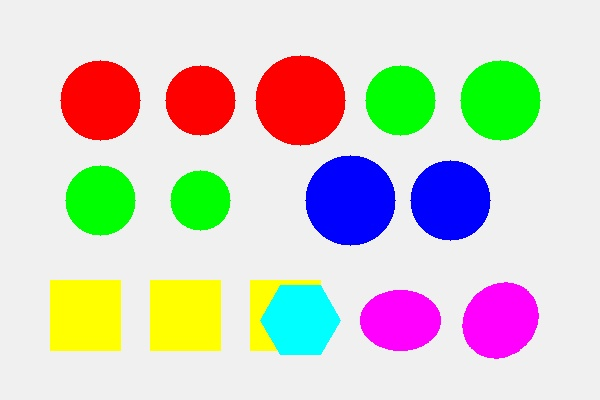
#> input picture taller-one/imagenes/ejemplo_circulos.jpg, 600 x 400 px; its folder holds only this picture in this run
$ python taller1_extraccion.py
#> lines starting #> are read from the running program, lines starting #| are printed output that depends on the picture; after the words box and inside, x2 and y2 are one past the last pixel; in counts of white or black regions, pixels touching at a corner belong together
"""
Taller 1 - Procesamiento de Imágenes y Video
Extracción de Objetos por Color
Autores: Abel Albuez Sanchez
Fecha: 11/09/2025
"""

import cv2
import numpy as np
import matplotlib.pyplot as plt
from sklearn.cluster import KMeans
from collections import Counter
import os
from datetime import datetime

class ExtractorObjetosColor:
    """
    Clase para extraer objetos de una imagen basándose en su color.
    """

    def __init__(self, ruta_imagen):
        """
        Inicializa el extractor con la imagen especificada.

        Parámetros:
        -----------
        ruta_imagen : str
            Ruta al archivo de imagen
        """
        self.ruta_imagen = ruta_imagen
        self.nombre_imagen = os.path.splitext(os.path.basename(ruta_imagen))[0]
        self.imagen_bgr = cv2.imread(ruta_imagen)
        if self.imagen_bgr is None:
            raise ValueError(f"No se pudo cargar la imagen: {ruta_imagen}")

        self.imagen_rgb = cv2.cvtColor(self.imagen_bgr, cv2.COLOR_BGR2RGB)
        self.imagen_hsv = cv2.cvtColor(self.imagen_bgr, cv2.COLOR_BGR2HSV)
        self.altura, self.ancho = self.imagen_bgr.shape[:2]

        print(f"\nImagen cargada: {os.path.basename(ruta_imagen)}")
        print(f"Dimensiones: {self.ancho}x{self.altura} píxeles")

    def identificar_colores_dominantes(self, n_colores=6, mostrar=True):
        """
        Identifica los colores dominantes en la imagen usando K-means.

        Parámetros:
        -----------
        n_colores : int
            Número de colores a identificar
        mostrar : bool
            Si se debe mostrar la paleta de colores

        Retorna:
        --------
        colores_bgr : numpy.ndarray
            Array con los colores dominantes en formato BGR
        """
        # Reducir tamaño para eficiencia
        factor_reduccion = max(1, int(np.sqrt(self.altura * self.ancho / 10000)))
        imagen_reducida = self.imagen_bgr[::factor_reduccion, ::factor_reduccion]

        # Reshape para K-means
        pixeles = imagen_reducida.reshape(-1, 3)

        # Aplicar K-means
        print(f"Aplicando K-means con {n_colores} clusters...")
        kmeans = KMeans(n_clusters=n_colores, random_state=42, n_init=10)
        etiquetas = kmeans.fit_predict(pixeles)

        # Obtener colores centroides
        colores_bgr = kmeans.cluster_centers_.astype(int)

        # Ordenar por frecuencia
        contador_etiquetas = Counter(etiquetas)
        indices_ordenados = [i for i, _ in contador_etiquetas.most_common()]
        colores_bgr = colores_bgr[indices_ordenados]

        if mostrar:
            self._mostrar_paleta_colores(colores_bgr)

        return colores_bgr

    def _mostrar_paleta_colores(self, colores_bgr):
        """Muestra la paleta de colores identificados."""
        n_colores = len(colores_bgr)
        fig, axes = plt.subplots(1, n_colores, figsize=(2*n_colores, 2))

        if n_colores == 1:
            axes = [axes]

        for i, color_bgr in enumerate(colores_bgr):
            color_rgb = color_bgr[::-1]
            axes[i].imshow([[color_rgb/255.0]])
            axes[i].set_title(f"Color {i+1}", fontsize=10)
            axes[i].axis('off')

            # Mostrar valores RGB
            axes[i].text(0.5, -0.1, f"RGB({color_rgb[0]},{color_rgb[1]},{color_rgb[2]})",
                        transform=axes[i].transAxes, ha='center', fontsize=8)

        plt.suptitle(f"Colores Dominantes - {self.nombre_imagen}")
        plt.tight_layout()

        # Guardar la paleta
        carpeta_resultado = os.path.join("resultados", self.nombre_imagen)
        os.makedirs(carpeta_resultado, exist_ok=True)
        plt.savefig(os.path.join(carpeta_resultado, "paleta_colores.png"), dpi=150, bbox_inches='tight')
        plt.close()

    def calcular_rangos_color(self, color_bgr, metodo='hsv', tolerancia=None):
        """
        Calcula los rangos de valores para segmentar un color específico.

        Parámetros:
        -----------
        color_bgr : array-like
            Color en formato BGR
        metodo : str
            Método de segmentación ('hsv', 'rgb', 'lab')
        tolerancia : dict
            Tolerancias para cada canal. Si es None, usa valores por defecto

        Retorna:
        --------
        rangos : list
            Lista de tuplas (min, max) para cada rango
        """
        if tolerancia is None:
            if metodo == 'hsv':
                tolerancia = {'h': 10, 's': 50, 'v': 50}
            elif metodo == 'rgb':
                tolerancia = {'r': 30, 'g': 30, 'b': 30}
            elif metodo == 'lab':
                tolerancia = {'l': 30, 'a': 20, 'b': 20}

        if metodo == 'hsv':
            return self._rangos_hsv(color_bgr, tolerancia)
        elif metodo == 'rgb':
            return self._rangos_rgb(color_bgr, tolerancia)
        elif metodo == 'lab':
            return self._rangos_lab(color_bgr, tolerancia)
        else:
            raise ValueError(f"Método no soportado: {metodo}")

    def _rangos_hsv(self, color_bgr, tolerancia):
        """Calcula rangos en espacio HSV."""
        # Convertir color a HSV
        color_hsv = cv2.cvtColor(np.uint8([[color_bgr]]), cv2.COLOR_BGR2HSV)[0][0]
        h, s, v = color_hsv

        tol_h = tolerancia['h']
        tol_s = tolerancia['s']
        tol_v = tolerancia['v']

        # Manejar caso especial del rojo (H cerca de 0 o 180)
        if h < tol_h or h > 180 - tol_h:
            # Dos rangos para el rojo
            rango1 = (np.array([0, max(0, s-tol_s), max(0, v-tol_v)]),
                     np.array([tol_h, min(255, s+tol_s), min(255, v+tol_v)]))
            rango2 = (np.array([180-tol_h, max(0, s-tol_s), max(0, v-tol_v)]),
                     np.array([180, min(255, s+tol_s), min(255, v+tol_v)]))
            return [rango1, rango2]
        else:
            # Un solo rango para otros colores
            return [(np.array([max(0, h-tol_h), max(0, s-tol_s), max(0, v-tol_v)]),
                    np.array([min(180, h+tol_h), min(255, s+tol_s), min(255, v+tol_v)]))]

    # [22 lines left out: functions _rangos_rgb, _rangos_lab, not called in this run]

    def segmentar_color(self, color_bgr, metodo='hsv', tolerancia=None,
                       limpiar=True, area_minima=100):
        """
        Segmenta objetos de un color específico.

        Parámetros:
        -----------
        color_bgr : array-like
            Color objetivo en BGR
        metodo : str
            Espacio de color a usar
        tolerancia : dict
            Tolerancias personalizadas
        limpiar : bool
            Si aplicar operaciones morfológicas
        area_minima : int
            Área mínima de objetos a considerar (en píxeles)

        Retorna:
        --------
        mascara : numpy.ndarray
            Máscara binaria
        contornos : list
            Lista de contornos encontrados
        estadisticas : dict
            Estadísticas de la segmentación
        """
        # Calcular rangos
        rangos = self.calcular_rangos_color(color_bgr, metodo, tolerancia)

        # Seleccionar imagen en el espacio correcto
        if metodo == 'hsv':
            imagen_espacio = self.imagen_hsv
        elif metodo == 'rgb':
            imagen_espacio = self.imagen_bgr
        elif metodo == 'lab':
            imagen_espacio = cv2.cvtColor(self.imagen_bgr, cv2.COLOR_BGR2LAB)

        # Crear máscara combinando todos los rangos
        mascara = np.zeros((self.altura, self.ancho), dtype=np.uint8)
        for rango_min, rango_max in rangos:
            mascara_parcial = cv2.inRange(imagen_espacio, rango_min, rango_max)
            mascara = cv2.bitwise_or(mascara, mascara_parcial)

        # Limpiar máscara si se solicita
        if limpiar:
            mascara = self._limpiar_mascara(mascara, area_minima)

        # Encontrar contornos
        contornos, _ = cv2.findContours(mascara, cv2.RETR_EXTERNAL,
                                       cv2.CHAIN_APPROX_SIMPLE)

        # Calcular estadísticas
        areas = [cv2.contourArea(c) for c in contornos]
        estadisticas = {
            'num_objetos': len(contornos),
            'area_total': np.sum(mascara > 0),
            'porcentaje_imagen': 100 * np.sum(mascara > 0) / (self.altura * self.ancho),
            'areas_objetos': areas,
            'area_promedio': np.mean(areas) if areas else 0,
            'area_maxima': np.max(areas) if areas else 0,
            'area_minima': np.min(areas) if areas else 0
        }

        return mascara, contornos, estadisticas

    def _limpiar_mascara(self, mascara, area_minima):
        """Aplica operaciones morfológicas para limpiar la máscara."""
        # Operaciones morfológicas
        kernel_pequeno = np.ones((3,3), np.uint8)
        kernel_grande = np.ones((5,5), np.uint8)

        # Eliminar ruido pequeño
        mascara = cv2.morphologyEx(mascara, cv2.MORPH_OPEN, kernel_pequeno)

        # Cerrar huecos
        mascara = cv2.morphologyEx(mascara, cv2.MORPH_CLOSE, kernel_grande)

        # Filtrar por área mínima
        num_labels, labels, stats, _ = cv2.connectedComponentsWithStats(mascara)
        mascara_filtrada = np.zeros_like(mascara)

        for i in range(1, num_labels):
            if stats[i, cv2.CC_STAT_AREA] >= area_minima:
                mascara_filtrada[labels == i] = 255

        return mascara_filtrada

    def extraer_multiples_colores(self, colores_bgr, num_colores=4,
                                 metodo='hsv', mostrar=True):
        """
        Extrae objetos de múltiples colores.

        Parámetros:
        -----------
        colores_bgr : numpy.ndarray
            Array de colores en BGR
        num_colores : int
            Número de colores a extraer
        metodo : str
            Método de segmentación
        mostrar : bool
            Si mostrar resultados

        Retorna:
        --------
        resultados : dict
            Diccionario con resultados por color
        """
        resultados = {}
        num_colores = min(num_colores, len(colores_bgr))

        print(f"\nExtrayendo objetos de {num_colores} colores...")

        for i in range(num_colores):
            print(f"\nProcesando color {i+1}/{num_colores}...")
            color_bgr = colores_bgr[i]

            # Probar con diferentes tolerancias si es necesario
            mejor_resultado = None
            mejor_num_objetos = 0

            for factor_tolerancia in [1.0, 1.5, 0.7]:
                if metodo == 'hsv':
                    tolerancia = {
                        'h': int(10 * factor_tolerancia),
                        's': int(50 * factor_tolerancia),
                        'v': int(50 * factor_tolerancia)
                    }
                else:
                    tolerancia = None

                mascara, contornos, stats = self.segmentar_color(
                    color_bgr, metodo, tolerancia
                )

                if stats['num_objetos'] > mejor_num_objetos:
                    mejor_resultado = (mascara, contornos, stats)
                    mejor_num_objetos = stats['num_objetos']

            mascara, contornos, stats = mejor_resultado

            resultados[f'color_{i+1}'] = {
                'color_bgr': color_bgr,
                'color_rgb': color_bgr[::-1],
                'mascara': mascara,
                'contornos': contornos,
                'estadisticas': stats
            }

            print(f"  - Objetos encontrados: {stats['num_objetos']}")
            print(f"  - Área total: {stats['area_total']} píxeles")
            print(f"  - Porcentaje de imagen: {stats['porcentaje_imagen']:.2f}%")

        if mostrar:
            self.visualizar_resultados(resultados)

        return resultados

    # [177 lines left out: functions visualizar_resultados, guardar_mascaras, generar_reporte, analizar_problemas_segmentacion, not called in this run]


def procesar_imagen(ruta_imagen, num_colores_extraer=4):
    """Procesa una imagen completa."""
    try:
        print("\n" + "="*70)
        print(f"PROCESANDO: {os.path.basename(ruta_imagen)}")
        print("="*70)

        # Crear extractor
        extractor = ExtractorObjetosColor(ruta_imagen)

        # Crear carpeta de resultados para esta imagen
        carpeta_resultado = os.path.join("resultados", extractor.nombre_imagen)
        os.makedirs(carpeta_resultado, exist_ok=True)

        # Paso 1: Identificar colores dominantes
        print("\nPaso 1: Identificando colores dominantes...")
        colores = extractor.identificar_colores_dominantes(n_colores=6)

        # Paso 2: Extraer objetos de colores
        print(f"\nPaso 2: Extrayendo objetos de {num_colores_extraer} colores...")
        resultados = extractor.extraer_multiples_colores(colores, num_colores=num_colores_extraer)

        # Paso 3: Análisis de problemas (solo para el primer color)
        print("\nPaso 3: Analizando problemas de segmentación...")
        analizar_problemas_segmentacion(extractor, colores[0], "Color_1")

        # Paso 4: Guardar resultados
        print("\nPaso 4: Guardando resultados...")
        extractor.guardar_mascaras(resultados)
        extractor.generar_reporte(resultados)

        print(f"\n✅ Procesamiento completado para {extractor.nombre_imagen}")
        print(f"   Resultados guardados en: resultados/{extractor.nombre_imagen}/")

        return True

    except Exception as e:
        print(f"\n❌ Error procesando {ruta_imagen}: {e}")
        import traceback
        traceback.print_exc()
        return False


# [22 lines left out: function generar_reporte_general, not called in this run]


# Función principal para ejecutar el taller
def main():
    """Función principal del programa."""
    print("TALLER 1 - EXTRACCIÓN DE OBJETOS POR COLOR")
    print("="*70)
    print("Autor: Abel Albuez Sanchez")
    print("Fecha: 11/09/2025")
    print("="*70)

    # Verificar que existe la carpeta de imágenes
    if not os.path.exists("imagenes"):
        print("\n❌ Error: No se encuentra la carpeta 'imagenes/'")
        print("   Ejecute primero el script setup.py para generar las imágenes de ejemplo")
        return

    # Obtener lista de imágenes a procesar
    imagenes = []
    extensiones = ['.jpg', '.jpeg', '.png', '.bmp']

    for archivo in os.listdir("imagenes"):
        if any(archivo.lower().endswith(ext) for ext in extensiones):
            imagenes.append(os.path.join("imagenes", archivo))

    if not imagenes:
        print("\n❌ No se encontraron imágenes en la carpeta 'imagenes/'")
        return

    print(f"\n📁 Se encontraron {len(imagenes)} imágenes para procesar:")
    for img in imagenes:
        print(f"   • {os.path.basename(img)}")

    # Crear carpeta principal de resultados
    os.makedirs("resultados", exist_ok=True)

    # Procesar cada imagen
    imagenes_procesadas = []
    print("\n🔄 Iniciando procesamiento de imágenes...")

    for imagen in imagenes:
        if procesar_imagen(imagen):
            imagenes_procesadas.append(imagen)
#> this loop made 1 pass
#> (printed output is left out)
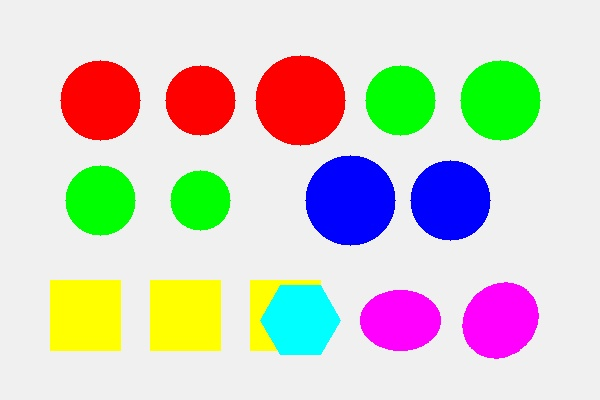
#> input picture taller-one/imagenes/ejemplo_circulos.jpg, 600 x 400 px
#> pass 1, in identificar_colores_dominantes, `imagen_reducida = self.imagen_bgr[::factor_reduccion, ::factor_reducci..`:
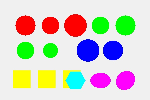
#> imagen_reducida: shape (100, 150, 3); mean B, G, R 198.7, 206.7, 210.6
#> pass 1, in _mostrar_paleta_colores, `plt.savefig(os.path.join(carpeta_resultado, "paleta_colores.png"), dpi..`:
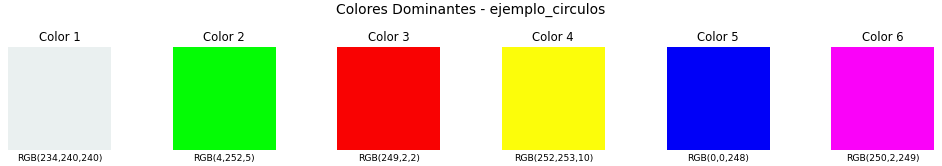
#> figure drawn by matplotlib, 6 panels

    # Generar reporte general
    if imagenes_procesadas:
        generar_reporte_general(imagenes_procesadas)

    # Resumen final
    print("\n" + "="*70)
    print("RESUMEN FINAL")
    print("="*70)
    print(f"✅ Imágenes procesadas exitosamente: {len(imagenes_procesadas)}/{len(imagenes)}")
    print("\n📂 Estructura de resultados generada:")
    print("   resultados/")

    for imagen in imagenes_procesadas:
        nombre = os.path.splitext(os.path.basename(imagen))[0]
        print(f"   ├── {nombre}/")
        print(f"   │   ├── paleta_colores.png")
        print(f"   │   ├── resultados_visualizacion.png")
        print(f"   │   ├── analisis_problemas_Color_1.png")
        print(f"   │   ├── mascara_color_1.png")
        print(f"   │   ├── mascara_color_2.png")
        print(f"   │   ├── mascara_color_3.png")
        print(f"   │   ├── mascara_color_4.png")
        print(f"   │   └── reporte.txt")

    print(f"   └── reporte_general_*.txt")

    print("\n✨ ¡Procesamiento completado exitosamente!")


if __name__ == "__main__":
    main()

$ run again, on taller-one/imagenes/ejemplo_formas.jpg
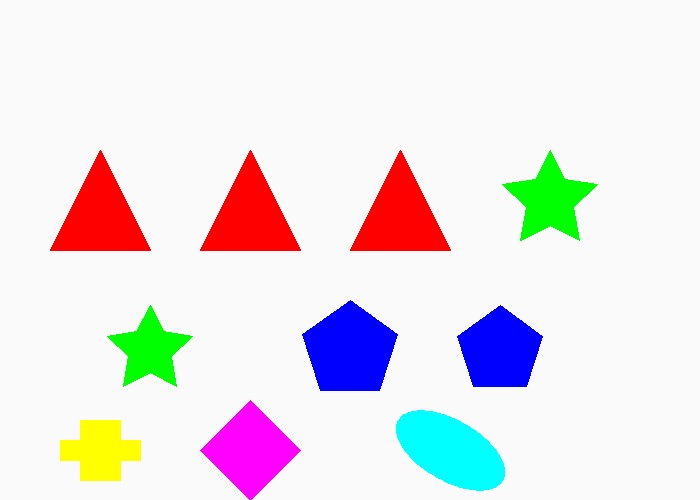
#> input picture taller-one/imagenes/ejemplo_formas.jpg, 700 x 500 px
#> the loop in main, `for imagen in imagenes:` made 1 pass
#> (printed output is left out)
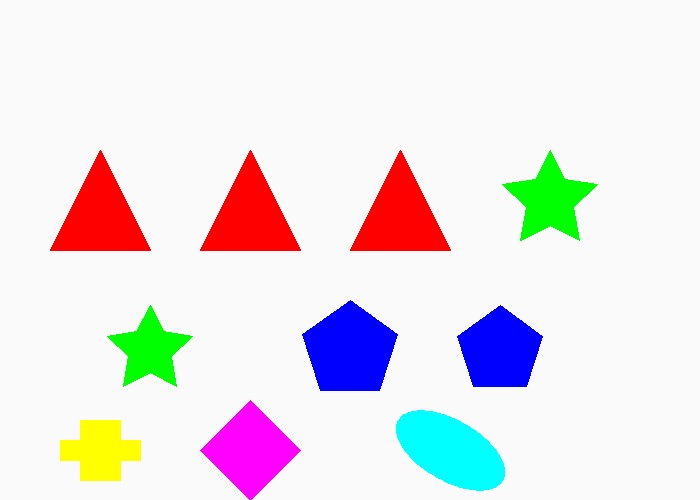
#> input picture taller-one/imagenes/ejemplo_formas.jpg, 700 x 500 px
#> pass 1, in identificar_colores_dominantes, `imagen_reducida = self.imagen_bgr[::factor_reduccion, ::factor_reducci..`:
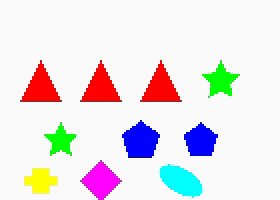
#> imagen_reducida: shape (100, 140, 3) (shown 2 times larger); mean B, G, R 230.8, 226.7, 232.6
#> pass 1, in analizar_problemas_segmentacion, `mascara_basica, _, stats_basica = extractor.segmentar_color( color_bgr..`:
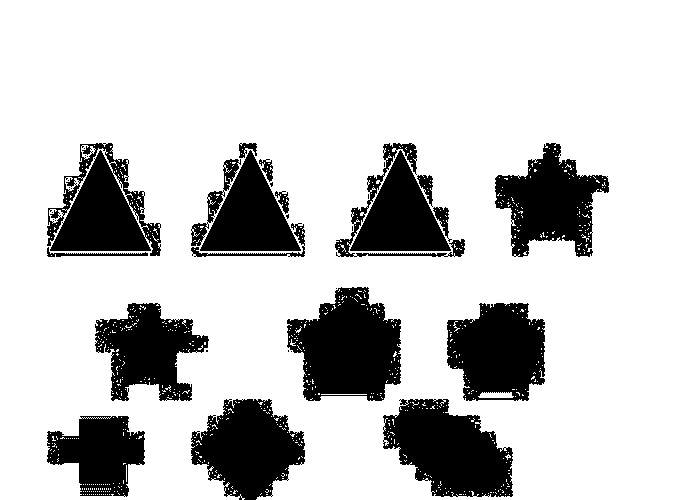
#> mascara_basica: shape (500, 700); 79.1% white; 38 black regions (19 under 20 px), largest, box (x1, y1, x2, y2) and area: (287, 287, 401, 401) 9098, (383, 399, 513, 497) 8520, (191, 399, 305, 500) 7502
